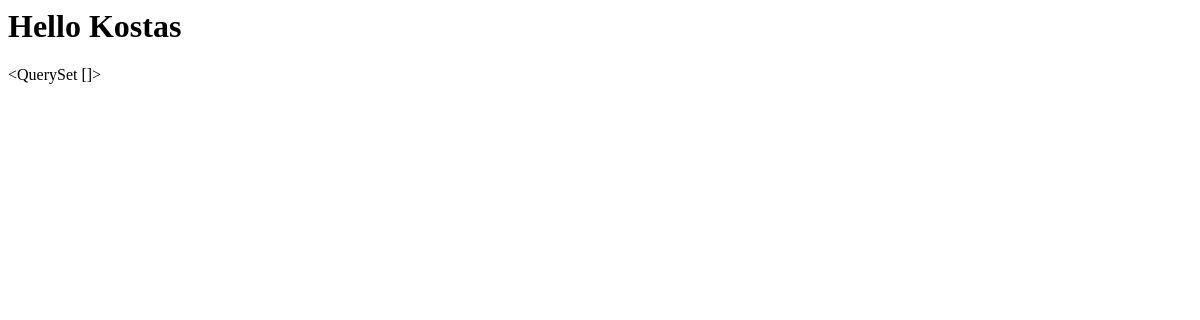
The app's page /testing/hello/, older data.
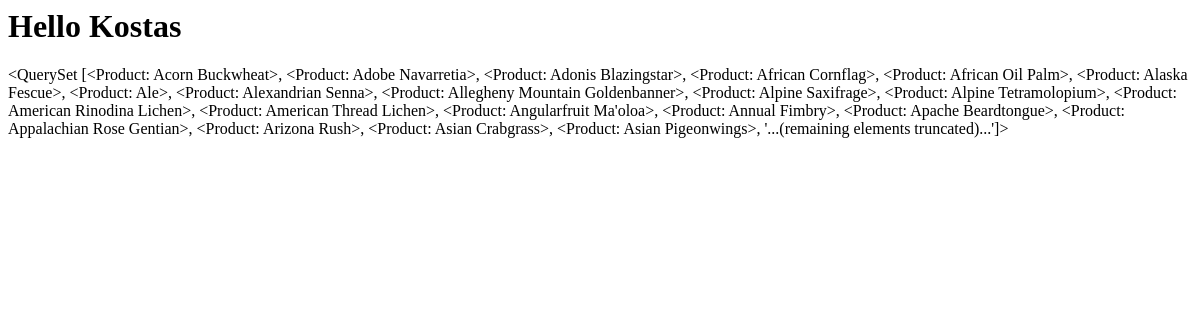
The same page, newer data.
### store/models.py (models this page shows)
class Product(models.Model):
    title = models.CharField(max_length=255)
    slug = models.SlugField()
    image = models.ImageField(upload_to='static/media/products/', default='media/default/default.jpg')
    description = models.TextField(null=True, blank=True)
    unit_price = models.DecimalField(
        max_digits=6,
        decimal_places=2,
        validators=[MinValueValidator(1)])
    inventory = models.IntegerField(
        validators=[MinValueValidator(0)]
    )
    last_update = models.DateTimeField(auto_now=True)
    collection = models.ForeignKey(Collection, on_delete=models.PROTECT)
    promotions = models.ManyToManyField(Promotion, blank=True)
    def __str__(self) -> str:
        return self.title
    class Meta:
        ordering = ['title']

### testing/views.py (the view)
# urls.py: path('hello/', views.say_hello)
def say_hello(request):
    products = Product.objects.all()
    return render(request, 'hello.html', {'name': 'Kostas', 'products': products})

### testing/templates/hello.html
<html>
<body>
{% if name %}
    <h1>Hello {{ name }}</h1>
{% else %}
    <h1>Hello World</h1>
{% endif %}
{{ products  }}
</body>
</html>

Row changes from the older to the newer data that the page shows:
added Product: title.title "<QuerySet [<Product: Acorn Buckwheat>, <Product: Adobe Navarretia>, <Product: Adonis Blazingstar>, <Product: African Cornflag>, <Product: African Oil Palm>, <Product: Alaska Fescue>, <Product: Ale>, <Product: Alexandrian Senna>, <Product: Allegheny Mountain Goldenbanner>, <Product: Alpine Saxifrage>, <Product: Alpine Tetramolopium>, <Product: American Rinodina Lichen>, <Product: American Thread Lichen>, <Product: Angularfruit Ma'oloa>, <Product: Annual Fimbry>, <Product: Apache Beardtongue>, <Product: Appalachian Rose Gentian>, <Product: Arizona Rush>, <Product: Asian Crabgrass>, <Product: Asian Pigeonwings>, '...(remaining elements truncated)...']>"
Text that changed along with them:
{{ products }}: "<QuerySet []>" → (not shown)
